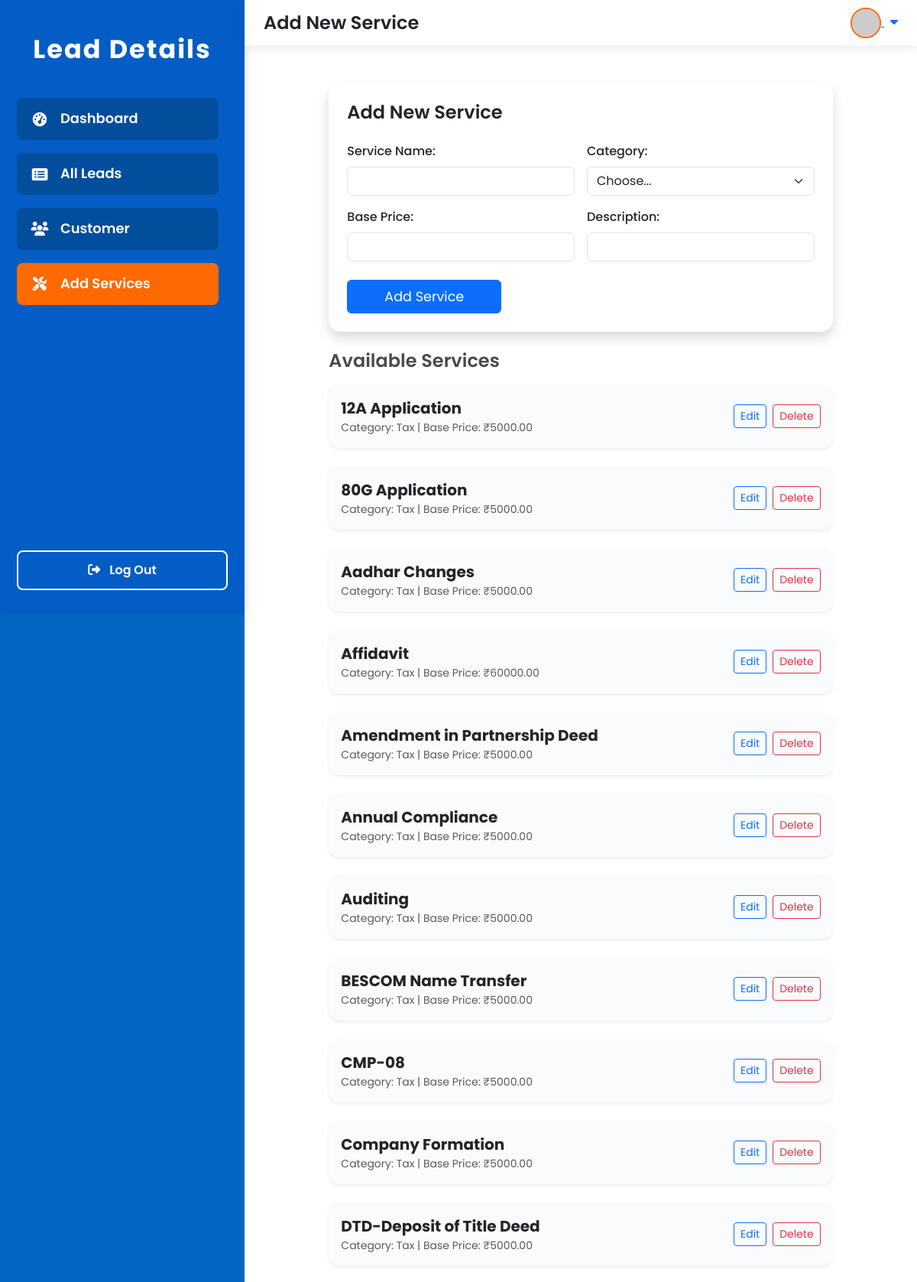
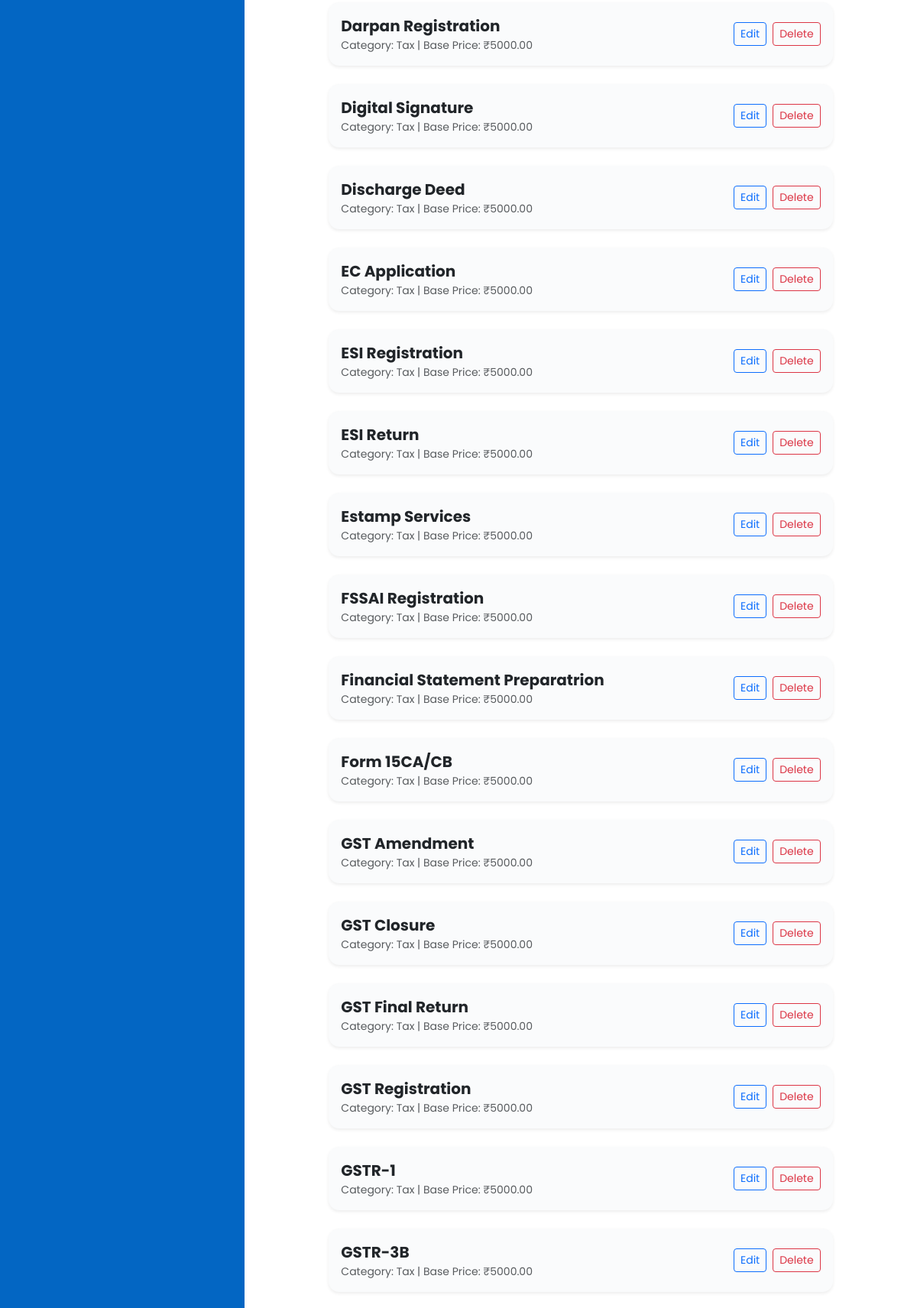
Page /add-services/ (upper part) on the committed database (2 pictures, top to bottom).
### lead/models.py (models this page shows, shortened)
class Service(models.Model):
    CATEGORY_CHOICES = [
        ('Tax', 'Tax'),
        ('Registration', 'Registration'),
        ('Consultancy', 'Consultancy'),
        ('Filing', 'Filing'),
        ('Legal', 'Legal'),
    ]
    name = models.CharField(max_length=200)
    category = models.CharField(max_length=50, choices=CATEGORY_CHOICES)
    base_price = models.DecimalField(max_digits=10, decimal_places=2)
    description = models.TextField(blank=True, null=True)
    created_at = models.DateTimeField(auto_now_add=True)
    updated_at = models.DateTimeField(auto_now=True)
    class Meta:
        ordering = ['name']

### lead/views.py (the view, shortened to what this page needs)
# urls.py: path('add-services/', views.add_services, name='add_services'),
def add_services(request):
    services = Service.objects.all()
    return render(request, 'add_services.html', {'services': services})

### lead/templates/add_services.html (shortened to what this page needs)
{% extends 'base.html' %}
{% block page_title %}Add New Service{% endblock %}
{% block content %}
<div class="container my-4">
    <div class="row justify-content-center">
        <div class="col-12 col-lg-10">
            <div class="card shadow rounded-4 px-4 py-4 mb-4">
                <h4 class="fw-semibold mb-4">Add New Service</h4>
                <form method="post" autocomplete="off">
                    <div class="row g-3">
                        <div class="col-md-6">
                            <label for="service_name" class="form-label">Service Name:</label>
                            <input type="text" class="form-control" id="service_name" name="service_name" required>
                        </div>
                        <div class="col-md-6">
                            <label for="category" class="form-label">Category:</label>
                            <select class="form-select" id="category" name="category" required>
                                <option value="" selected disabled>Choose...</option>
                            </select>
                        </div>
                        <div class="col-md-6">
                            <label for="base_price" class="form-label">Base Price:</label>
                            <input type="number" class="form-control" id="base_price" name="base_price" min="0" step="0.01" required>
                        </div>
                        <div class="col-md-6">
                            <label for="description" class="form-label">Description:</label>
                            <input type="text" class="form-control" id="description" name="description">
                        </div>
                    </div>
                    <div class="mt-4 text-start">
                        <button type="submit" class="btn btn-primary px-5 py-2" style="font-size:1.1rem;">
                            Add Service
                        </button>
                    </div>
                </form>
            </div>
            <div>
                <h4 class="fw-semibold mb-3">Available Services</h4>
                {% if services %}
                <div class="row g-3">
                    {% for s in services %}
                    <div class="col-12">
                        <div class="card shadow-sm border-0 mb-2 p-3 d-flex flex-row justify-content-between align-items-center" style="background:#fafbfc;">
                            <div class="flex-grow-1">
                                <div class="fw-bold fs-5">{{ s.name }}</div>
                                <div class="text-muted small">
                                    Category: {{ s.category }} | Base Price: ₹{{ s.base_price }}
                                </div>
                            </div>
                            <div class="d-flex gap-2 ms-2">
                                <a href="{% url 'edit_service' s.id %}" class="btn btn-outline-primary btn-sm">
                                    Edit
                                </a>
                                <form method="post" action="{% url 'delete_service' s.id %}" class="mb-0">
                                    <button type="submit" class="btn btn-outline-danger btn-sm" onclick="return confirm('Are you sure you want to delete this service?')">
                                        Delete
                                    </button>
                                </form>
                            </div>
                        </div>
                    </div>
                    {% endfor %}
                </div>
                {% else %}
                <div class="alert alert-info">No services available.</div>
                {% endif %}
            </div>
        </div>
    </div>
</div>
{% endblock %}

### lead/templates/base.html (style rules this page uses)
:root { --menu-bg: #035dc5; --menu-highlight: #fe6902; --menu-item-bg: #024d9c; --menu-item-hover: #1677ff; --sidebar-width: 320px; --header-height: 60px; --transition-speed: 0.3s; }
html, body { height: 100%; margin: 0; padding: 0; font-family: 'Poppins', Arial, sans-serif; background: #0366c3; color: #4a4a4a; overflow-y: auto; }

### lead/templates/add_services.html (style rules this page uses)
.card { border-radius: 14px; border: none; }
input, select { border-radius: 7px !important; }
label { font-weight: 500; }

### rows in the picture
Service: name "12A Application", category "Tax", base_price "5000.00"
Service: name "80G Application", category "Tax", base_price "5000.00"
Service: name "Aadhar Changes", category "Tax", base_price "5000.00"
Service: name "Affidavit", category "Tax", base_price "60000.00"
Service: name "Amendment in Partnership Deed", category "Tax", base_price "5000.00"
Service: name "Annual Compliance", category "Tax", base_price "5000.00"
Service: name "Auditing", category "Tax", base_price "5000.00"
Service: name "BESCOM Name Transfer", category "Tax", base_price "5000.00"
Service: name "CMP-08", category "Tax", base_price "5000.00"
Service: name "Company Formation", category "Tax", base_price "5000.00"
Service: name "DTD-Deposit of Title Deed", category "Tax", base_price "5000.00"
Service: name "Darpan Registration", category "Tax", base_price "5000.00"
Service: name "Digital Signature", category "Tax", base_price "5000.00"
Service: name "Discharge Deed", category "Tax", base_price "5000.00"
Service: name "EC Application", category "Tax", base_price "5000.00"
Service: name "ESI Registration", category "Tax", base_price "5000.00"
Service: name "ESI Return", category "Tax", base_price "5000.00"
Service: name "Estamp Services", category "Tax", base_price "5000.00"
Service: name "FSSAI Registration", category "Tax", base_price "5000.00"
Service: name "Financial Statement Preparatrion", category "Tax", base_price "5000.00"
Service: name "Form 15CA/CB", category "Tax", base_price "5000.00"
Service: name "GST Amendment", category "Tax", base_price "5000.00"
Service: name "GST Closure", category "Tax", base_price "5000.00"
Service: name "GST Final Return", category "Tax", base_price "5000.00"
Service: name "GST Registration", category "Tax", base_price "5000.00"
Service: name "GSTR-1", category "Tax", base_price "5000.00"
Service: name "GSTR-3B", category "Tax", base_price "5000.00"
